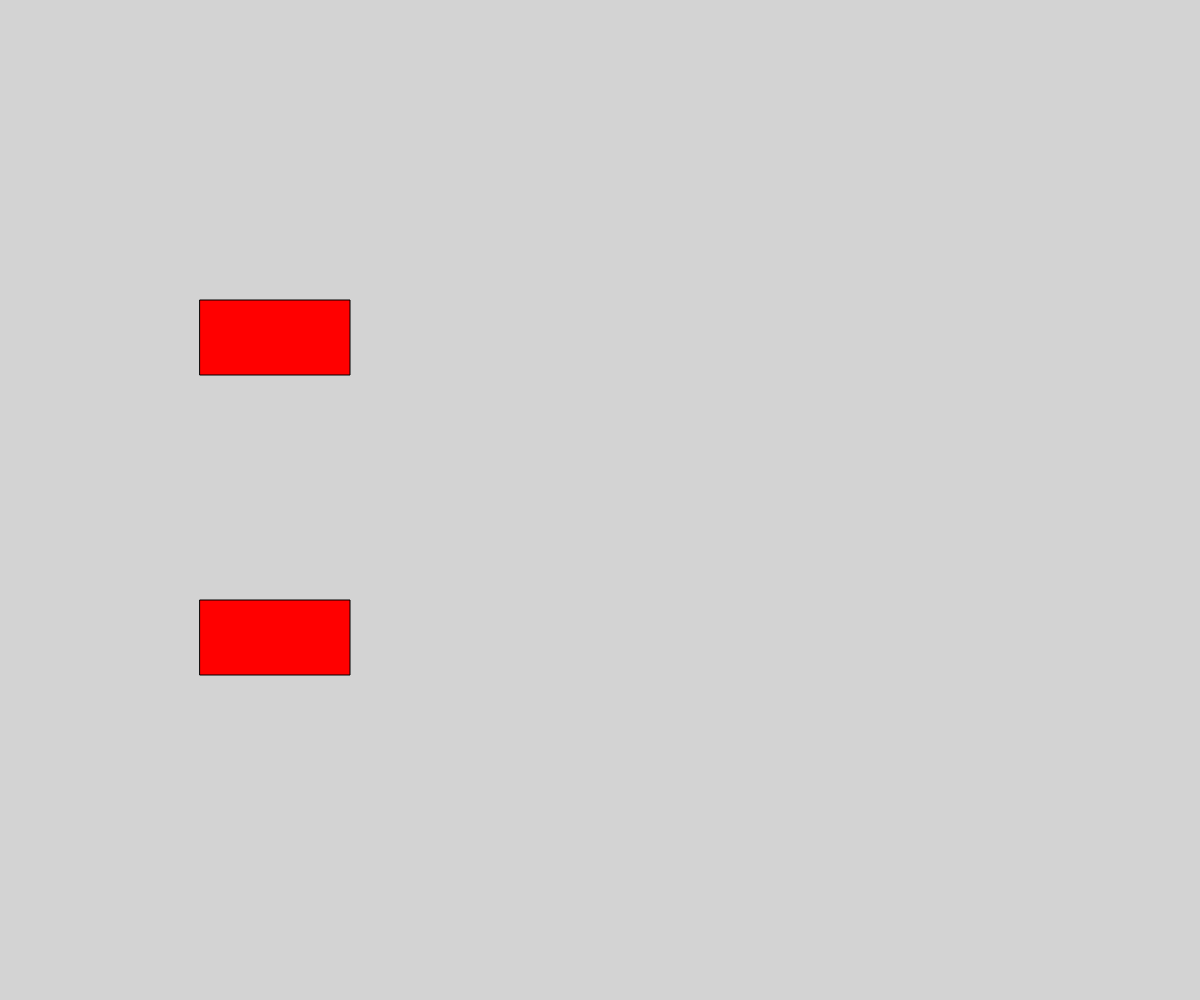
Frame 1 (no input)
Frame 60 (no input): identical to frame 1, image omitted
Frame 120 (the mouse pressed at the canvas centre since frame 60): identical to frame 1, image omitted

The p5.js sketch that drew this single still picture (run headless with seeded random() and noise() and a simulated clock; from frame 60 on, the mouse is pressed at the canvas centre):

// p5.js sketch
// ── sketch.js
// OOP - Button // 

class Button{
  constructor(x, y, width, height){ //Make sure you call width and height into the brackets of the constructor.
    this.x = x;
    this.y = y;
    this.width = width;
    this.height = height;
    this.color = "red";
    this.hoverColor = "gray";
  }

  display(){
    if (this.isInside(mouseX, mouseY)){
      fill(this.hoverColor);
    }
    else{
      fill(this.color);
    }
    rect(this.x, this.y, this.width, this.height);
  }

    isInside(x, y){
    let leftSide = this.x;
    let rightSide = this.x + this.width;
    let topSide = this.y;
    let bottomSide = this.y + this.height;

    return x > leftSide && x < rightSide &&
           y > topSide && y < bottomSide;
  }
}

let aButton = new Button(200, 300, 150, 75);
let anotherButton = new Button(200, 600, 150, 75);
let backgroundColor = "lightgrey";

function setup() {
  createCanvas(windowWidth, windowHeight);
}

function draw() {
  background(backgroundColor);
  aButton.display();
  anotherButton.display();
}

function mousePressed(){
  if (aButton.isInside(mouseX, mouseY)) {
    backgroundColor = "red";
  }
  if (anotherButton.isInside(mouseX, mouseY)) {
    backgroundColor = "blue";
  }
}
